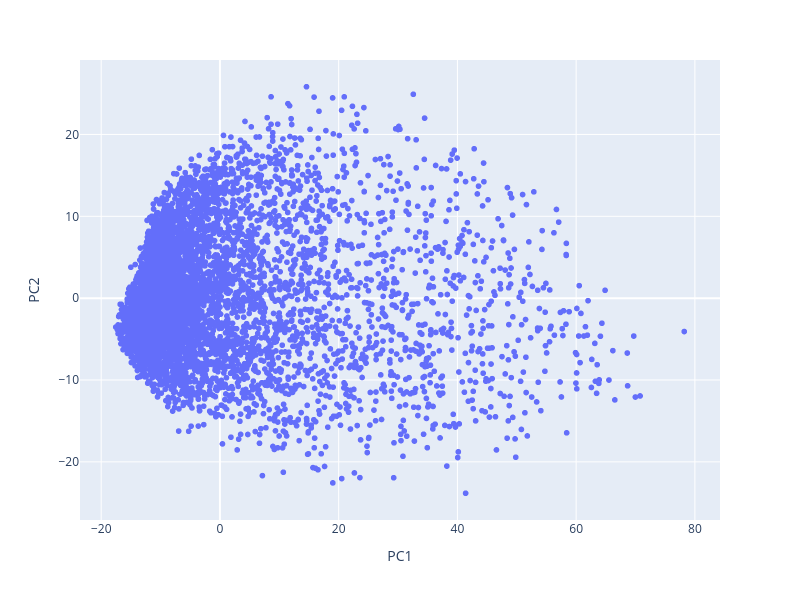

This figure's notebook cell:
### Code cell
matrix_T = matrix.T

sc_data_movies = pandas_to_scanpy(matrix_T)

pca_df_movies = pca(sc_data_movies)

plot_pca(pca_df_movies, (1,2))

### Figure 1 — Plotly figure (JSON) as saved in the notebook; plotly's stock layout.template omitted (floating-point values rounded to 4 significant figures; data arrays with more than 128 entries replaced by an {"elided": "..."} marker saying what was removed)
{"data": [{"hovertemplate": "<b>%{hovertext}</b><br><br>PC1=%{x}<br>PC2=%{y}<extra></extra>", "hovertext": {"elided": "5808 str values"}, "legendgroup": "", "marker": {"color": "#636efa", "symbol": "circle"}, "mode": "markers", "name": "", "showlegend": false, "type": "scattergl", "x": {"elided": "5808 float values"}, "xaxis": "x", "y": {"elided": "5808 float values"}, "yaxis": "y"}], "layout": {"height": 600, "legend": {"tracegroupgap": 0}, "margin": {"t": 60}, "width": 800, "xaxis": {"anchor": "y", "domain": [0, 1], "title": {"text": "PC1"}}, "yaxis": {"anchor": "x", "domain": [0, 1], "title": {"text": "PC2"}}}}
